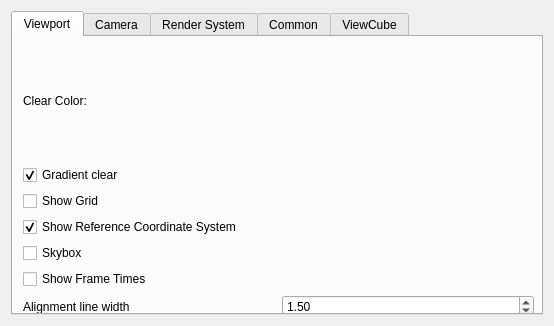
<?xml version="1.0" encoding="UTF-8"?>
<ui version="4.0">
 <class>PreferencesDialog</class>
 <widget class="QDialog" name="PreferencesDialog">
  <property name="geometry">
   <rect>
    <x>0</x>
    <y>0</y>
    <width>554</width>
    <height>326</height>
   </rect>
  </property>
  <property name="windowTitle">
   <string>Preferences</string>
  </property>
  <property name="windowIcon">
   <iconset resource="../Resources/OpenInfraPlatform.qrc">
    <normaloff>:/icons/icon.ico</normaloff>:/icons/icon.ico</iconset>
  </property>
  <layout class="QVBoxLayout" name="verticalLayout">
   <item>
    <widget class="QTabWidget" name="tabWidgetCommon">
     <property name="currentIndex">
      <number>0</number>
     </property>
     <widget class="QWidget" name="tabClearColor">
      <attribute name="title">
       <string>Viewport</string>
      </attribute>
      <widget class="QWidget" name="layoutWidget">
       <property name="geometry">
        <rect>
         <x>10</x>
         <y>0</y>
         <width>511</width>
         <height>281</height>
        </rect>
       </property>
       <layout class="QVBoxLayout" name="verticalLayout_2">
        <property name="topMargin">
         <number>5</number>
        </property>
        <item>
         <widget class="QLabel" name="label">
          <property name="text">
           <string>Clear Color:</string>
          </property>
         </widget>
        </item>
        <item>
         <widget class="QCheckBox" name="checkBoxGradientClear">
          <property name="text">
           <string>Gradient clear</string>
          </property>
          <property name="checked">
           <bool>true</bool>
          </property>
         </widget>
        </item>
        <item>
         <widget class="QCheckBox" name="checkBoxShowGrid">
          <property name="text">
           <string>Show Grid</string>
          </property>
         </widget>
        </item>
        <item>
         <widget class="QCheckBox" name="checkBoxShowReferenceCoordinateSystem">
          <property name="text">
           <string>Show Reference Coordinate System</string>
          </property>
          <property name="checked">
           <bool>true</bool>
          </property>
         </widget>
        </item>
        <item>
         <widget class="QCheckBox" name="checkBoxSkybox">
          <property name="text">
           <string>Skybox</string>
          </property>
         </widget>
        </item>
        <item>
         <widget class="QCheckBox" name="checkBoxShowFrameTimes">
          <property name="text">
           <string>Show Frame Times</string>
          </property>
         </widget>
        </item>
        <item>
         <layout class="QHBoxLayout" name="horizontalLayout">
          <item>
           <widget class="QLabel" name="label_2">
            <property name="text">
             <string>Alignment line width</string>
            </property>
           </widget>
          </item>
          <item>
           <widget class="QDoubleSpinBox" name="doubleSpinBoxAlignmentLineWidth">
            <property name="minimum">
             <double>1.000000000000000</double>
            </property>
            <property name="maximum">
             <double>10.000000000000000</double>
            </property>
            <property name="value">
             <double>1.500000000000000</double>
            </property>
           </widget>
          </item>
         </layout>
        </item>
       </layout>
      </widget>
     </widget>
     <widget class="QWidget" name="tabCamera">
      <attribute name="title">
       <string>Camera</string>
      </attribute>
      <widget class="QWidget" name="layoutWidget">
       <property name="geometry">
        <rect>
         <x>10</x>
         <y>0</y>
         <width>511</width>
         <height>141</height>
        </rect>
       </property>
       <layout class="QVBoxLayout" name="verticalLayout_3">
        <property name="topMargin">
         <number>5</number>
        </property>
        <item>
         <layout class="QHBoxLayout" name="horizontalLayout_2">
          <item>
           <widget class="QLabel" name="label_3">
            <property name="text">
             <string>Smooth View Transition Time</string>
            </property>
           </widget>
          </item>
          <item>
           <widget class="QDoubleSpinBox" name="doubleSpinBoxAnimationTime">
            <property name="maximum">
             <double>10.000000000000000</double>
            </property>
            <property name="value">
             <double>1.170000000000000</double>
            </property>
           </widget>
          </item>
         </layout>
        </item>
        <item>
         <layout class="QHBoxLayout" name="horizontalLayout_3">
          <item>
           <widget class="QLabel" name="label_4">
            <property name="text">
             <string>Near Clipping Plane Distance</string>
            </property>
           </widget>
          </item>
          <item>
           <widget class="QDoubleSpinBox" name="doubleSpinBoxNearPlane">
            <property name="singleStep">
             <double>0.100000000000000</double>
            </property>
            <property name="value">
             <double>0.100000000000000</double>
            </property>
           </widget>
          </item>
         </layout>
        </item>
        <item>
         <layout class="QHBoxLayout" name="horizontalLayout_4">
          <item>
           <widget class="QLabel" name="label_5">
            <property name="text">
             <string>Far Clipping Plane Distance</string>
            </property>
           </widget>
          </item>
          <item>
           <widget class="QDoubleSpinBox" name="doubleSpinBoxFarPlane">
            <property name="maximum">
             <double>999999.989999999990687</double>
            </property>
            <property name="value">
             <double>500.000000000000000</double>
            </property>
           </widget>
          </item>
         </layout>
        </item>
        <item>
         <widget class="Line" name="line">
          <property name="orientation">
           <enum>Qt::Horizontal</enum>
          </property>
         </widget>
        </item>
        <item>
         <widget class="QLabel" name="label_6">
          <property name="text">
           <string>Spectator Camera Mode Only</string>
          </property>
         </widget>
        </item>
        <item>
         <layout class="QHBoxLayout" name="horizontalLayout_5">
          <item>
           <widget class="QLabel" name="label_7">
            <property name="text">
             <string>Pan Speed</string>
            </property>
           </widget>
          </item>
          <item>
           <widget class="QDoubleSpinBox" name="doubleSpinBoxPanSpeed">
            <property name="value">
             <double>2.000000000000000</double>
            </property>
           </widget>
          </item>
         </layout>
        </item>
       </layout>
      </widget>
     </widget>
     <widget class="QWidget" name="tabRenderSystem">
      <attribute name="title">
       <string>Render System</string>
      </attribute>
      <layout class="QVBoxLayout" name="verticalLayout_4">
       <item>
        <layout class="QHBoxLayout" name="horizontalLayout_6">
         <item>
          <widget class="QLabel" name="label_8">
           <property name="enabled">
            <bool>false</bool>
           </property>
           <property name="text">
            <string>Render System</string>
           </property>
          </widget>
         </item>
         <item>
          <widget class="QComboBox" name="comboBoxRenderSystem">
           <property name="enabled">
            <bool>true</bool>
           </property>
           <property name="currentText">
            <string/>
           </property>
          </widget>
         </item>
        </layout>
       </item>
       <item>
        <widget class="QCheckBox" name="checkBoxMSAA">
         <property name="enabled">
          <bool>false</bool>
         </property>
         <property name="text">
          <string>Enable Multisample anti-aliasing</string>
         </property>
        </widget>
       </item>
       <item>
        <spacer name="verticalSpacer">
         <property name="orientation">
          <enum>Qt::Vertical</enum>
         </property>
         <property name="sizeHint" stdset="0">
          <size>
           <width>20</width>
           <height>40</height>
          </size>
         </property>
        </spacer>
       </item>
      </layout>
     </widget>
     <widget class="QWidget" name="tab">
      <attribute name="title">
       <string>Common</string>
      </attribute>
      <widget class="QLabel" name="label_9">
       <property name="geometry">
        <rect>
         <x>20</x>
         <y>20</y>
         <width>61</width>
         <height>21</height>
        </rect>
       </property>
       <property name="text">
        <string>Language</string>
       </property>
      </widget>
      <widget class="QComboBox" name="comboBoxLanguage">
       <property name="geometry">
        <rect>
         <x>130</x>
         <y>20</y>
         <width>221</width>
         <height>22</height>
        </rect>
       </property>
      </widget>
     </widget>
     <widget class="QWidget" name="tab_ViewCube">
      <attribute name="title">
       <string>ViewCube</string>
      </attribute>
      <widget class="QWidget" name="verticalLayoutWidget">
       <property name="geometry">
        <rect>
         <x>-1</x>
         <y>9</y>
         <width>531</width>
         <height>280</height>
        </rect>
       </property>
       <layout class="QVBoxLayout" name="verticalLayout_allViewCubeOptions" stretch="2,4">
        <property name="spacing">
         <number>8</number>
        </property>
        <property name="bottomMargin">
         <number>6</number>
        </property>
        <item>
         <layout class="QGridLayout" name="gridLayout_Settings" rowstretch="0,0,0,0" columnstretch="0,0,2" rowminimumheight="0,0,0,0">
          <property name="sizeConstraint">
           <enum>QLayout::SetDefaultConstraint</enum>
          </property>
          <property name="bottomMargin">
           <number>5</number>
          </property>
          <property name="horizontalSpacing">
           <number>5</number>
          </property>
          <property name="verticalSpacing">
           <number>10</number>
          </property>
          <item row="1" column="1">
           <layout class="QHBoxLayout" name="horizontalLayout_7">
            <property name="leftMargin">
             <number>6</number>
            </property>
            <property name="rightMargin">
             <number>5</number>
            </property>
            <item>
             <widget class="QCheckBox" name="checkBoxShowViewCube">
              <property name="sizePolicy">
               <sizepolicy hsizetype="Expanding" vsizetype="Preferred">
                <horstretch>0</horstretch>
                <verstretch>0</verstretch>
               </sizepolicy>
              </property>
              <property name="text">
               <string>Show ViewCube</string>
              </property>
              <property name="checked">
               <bool>true</bool>
              </property>
             </widget>
            </item>
            <item>
             <spacer name="horizontalSpacer_20">
              <property name="orientation">
               <enum>Qt::Horizontal</enum>
              </property>
              <property name="sizeType">
               <enum>QSizePolicy::Preferred</enum>
              </property>
              <property name="sizeHint" stdset="0">
               <size>
                <width>40</width>
                <height>20</height>
               </size>
              </property>
             </spacer>
            </item>
           </layout>
          </item>
          <item row="1" column="0">
           <layout class="QHBoxLayout" name="horizontalLayout_10">
            <item>
             <spacer name="horizontalSpacer_24">
              <property name="orientation">
               <enum>Qt::Horizontal</enum>
              </property>
              <property name="sizeType">
               <enum>QSizePolicy::Preferred</enum>
              </property>
              <property name="sizeHint" stdset="0">
               <size>
                <width>40</width>
                <height>20</height>
               </size>
              </property>
             </spacer>
            </item>
            <item>
             <widget class="QRadioButton" name="radioButtonStandard">
              <property name="sizePolicy">
               <sizepolicy hsizetype="Expanding" vsizetype="Preferred">
                <horstretch>0</horstretch>
                <verstretch>0</verstretch>
               </sizepolicy>
              </property>
              <property name="text">
               <string>Standard ViewCube</string>
              </property>
              <property name="checked">
               <bool>true</bool>
              </property>
             </widget>
            </item>
            <item>
             <spacer name="horizontalSpacer_23">
              <property name="orientation">
               <enum>Qt::Horizontal</enum>
              </property>
              <property name="sizeType">
               <enum>QSizePolicy::Preferred</enum>
              </property>
              <property name="sizeHint" stdset="0">
               <size>
                <width>40</width>
                <height>20</height>
               </size>
              </property>
             </spacer>
            </item>
           </layout>
          </item>
          <item row="2" column="1">
           <layout class="QHBoxLayout" name="horizontalLayout_19">
            <property name="leftMargin">
             <number>6</number>
            </property>
            <property name="rightMargin">
             <number>5</number>
            </property>
            <item>
             <widget class="QCheckBox" name="checkBoxShowCompass">
              <property name="enabled">
               <bool>false</bool>
              </property>
			  <property name="visible">
				<bool>false</bool>
			  </property>
              <property name="sizePolicy">
               <sizepolicy hsizetype="Expanding" vsizetype="Preferred">
                <horstretch>0</horstretch>
                <verstretch>0</verstretch>
               </sizepolicy>
              </property>
              <property name="text">
               <string>Show Compass</string>
              </property>
              <property name="checked">
               <bool>false</bool>
              </property>
             </widget>
            </item>
            <item>
             <spacer name="horizontalSpacer_31">
              <property name="orientation">
               <enum>Qt::Horizontal</enum>
              </property>
              <property name="sizeType">
               <enum>QSizePolicy::Preferred</enum>
              </property>
              <property name="sizeHint" stdset="0">
               <size>
                <width>40</width>
                <height>20</height>
               </size>
              </property>
             </spacer>
            </item>
           </layout>
          </item>
          <item row="3" column="0">
           <layout class="QHBoxLayout" name="horizontalLayout_18">
            <item>
             <spacer name="horizontalSpacer_27">
              <property name="orientation">
               <enum>Qt::Horizontal</enum>
              </property>
              <property name="sizeType">
               <enum>QSizePolicy::Preferred</enum>
              </property>
              <property name="sizeHint" stdset="0">
               <size>
                <width>40</width>
                <height>20</height>
               </size>
              </property>
             </spacer>
            </item>
            <item>
             <widget class="QRadioButton" name="radioButtonTextured">
              <property name="enabled">
               <bool>false</bool>
              </property>
			  <property name="visible">
				<bool>false</bool>
			  </property>
              <property name="sizePolicy">
               <sizepolicy hsizetype="Expanding" vsizetype="Preferred">
                <horstretch>0</horstretch>
                <verstretch>0</verstretch>
               </sizepolicy>
              </property>
              <property name="text">
               <string>Textured ViewCube</string>
              </property>
             </widget>
            </item>
            <item>
             <spacer name="horizontalSpacer_26">
              <property name="orientation">
               <enum>Qt::Horizontal</enum>
              </property>
              <property name="sizeType">
               <enum>QSizePolicy::Preferred</enum>
              </property>
              <property name="sizeHint" stdset="0">
               <size>
                <width>40</width>
                <height>20</height>
               </size>
              </property>
             </spacer>
            </item>
           </layout>
          </item>
          <item row="2" column="0">
           <layout class="QHBoxLayout" name="horizontalLayout_17">
            <item>
             <spacer name="horizontalSpacer_28">
              <property name="orientation">
               <enum>Qt::Horizontal</enum>
              </property>
              <property name="sizeType">
               <enum>QSizePolicy::Preferred</enum>
              </property>
              <property name="sizeHint" stdset="0">
               <size>
                <width>40</width>
                <height>20</height>
               </size>
              </property>
             </spacer>
            </item>
            <item>
             <widget class="QRadioButton" name="radioButtonLegacy">
              <property name="enabled">
               <bool>false</bool>
              </property>
			  <property name="visible">
				<bool>false</bool>
			  </property>
              <property name="sizePolicy">
               <sizepolicy hsizetype="Expanding" vsizetype="Preferred">
                <horstretch>0</horstretch>
                <verstretch>0</verstretch>
               </sizepolicy>
              </property>
              <property name="text">
               <string>Legacy View Cube</string>
              </property>
              <property name="checked">
               <bool>false</bool>
              </property>
             </widget>
            </item>
            <item>
             <spacer name="horizontalSpacer_29">
              <property name="orientation">
               <enum>Qt::Horizontal</enum>
              </property>
              <property name="sizeType">
               <enum>QSizePolicy::Preferred</enum>
              </property>
              <property name="sizeHint" stdset="0">
               <size>
                <width>40</width>
                <height>20</height>
               </size>
              </property>
             </spacer>
            </item>
           </layout>
          </item>
          <item row="3" column="1">
           <layout class="QHBoxLayout" name="horizontalLayout_20">
            <property name="leftMargin">
             <number>6</number>
            </property>
            <property name="rightMargin">
             <number>5</number>
            </property>
            <item>
             <widget class="QCheckBox" name="checkBoxShowRotationArrows">
              <property name="enabled">
               <bool>false</bool>
              </property>
			  <property name="visible">
				<bool>false</bool>
			  </property>
              <property name="sizePolicy">
               <sizepolicy hsizetype="Expanding" vsizetype="Preferred">
                <horstretch>0</horstretch>
                <verstretch>0</verstretch>
               </sizepolicy>
              </property>
              <property name="text">
               <string>Show Rotation Arrows</string>
              </property>
              <property name="checked">
               <bool>false</bool>
              </property>
             </widget>
            </item>
            <item>
             <spacer name="horizontalSpacer_33">
              <property name="orientation">
               <enum>Qt::Horizontal</enum>
              </property>
              <property name="sizeType">
               <enum>QSizePolicy::Preferred</enum>
              </property>
              <property name="sizeHint" stdset="0">
               <size>
                <width>40</width>
                <height>20</height>
               </size>
              </property>
             </spacer>
            </item>
           </layout>
          </item>
          <item row="1" column="2">
           <layout class="QHBoxLayout" name="horizontalLayout_21">
            <item>
             <spacer name="horizontalSpacer_19">
              <property name="orientation">
               <enum>Qt::Horizontal</enum>
              </property>
              <property name="sizeHint" stdset="0">
               <size>
                <width>40</width>
                <height>20</height>
               </size>
              </property>
             </spacer>
            </item>
            <item>
             <widget class="QPushButton" name="pushButton_Import">
              <property name="text">
               <string>Import</string>
              </property>
             </widget>
            </item>
            <item>
             <spacer name="horizontalSpacer_21">
              <property name="orientation">
               <enum>Qt::Horizontal</enum>
              </property>
              <property name="sizeHint" stdset="0">
               <size>
                <width>40</width>
                <height>20</height>
               </size>
              </property>
             </spacer>
            </item>
           </layout>
          </item>
          <item row="2" column="2">
           <layout class="QHBoxLayout" name="horizontalLayout_22">
            <item>
             <spacer name="horizontalSpacer">
              <property name="orientation">
               <enum>Qt::Horizontal</enum>
              </property>
              <property name="sizeType">
               <enum>QSizePolicy::Preferred</enum>
              </property>
              <property name="sizeHint" stdset="0">
               <size>
                <width>40</width>
                <height>20</height>
               </size>
              </property>
             </spacer>
            </item>
            <item>
             <widget class="QPushButton" name="pushButton_Export">
              <property name="text">
               <string>Export</string>
              </property>
             </widget>
            </item>
            <item>
             <spacer name="horizontalSpacer_2">
              <property name="orientation">
               <enum>Qt::Horizontal</enum>
              </property>
              <property name="sizeType">
               <enum>QSizePolicy::Preferred</enum>
              </property>
              <property name="sizeHint" stdset="0">
               <size>
                <width>40</width>
                <height>20</height>
               </size>
              </property>
             </spacer>
            </item>
           </layout>
          </item>
          <item row="3" column="2">
           <layout class="QHBoxLayout" name="horizontalLayout_23">
            <item>
             <spacer name="horizontalSpacer_25">
              <property name="orientation">
               <enum>Qt::Horizontal</enum>
              </property>
              <property name="sizeType">
               <enum>QSizePolicy::Preferred</enum>
              </property>
              <property name="sizeHint" stdset="0">
               <size>
                <width>40</width>
                <height>20</height>
               </size>
              </property>
             </spacer>
            </item>
           </layout>
          </item>
         </layout>
        </item>
        <item>
         <layout class="QGridLayout" name="gridLayout_Configurations" columnstretch="0,0,2">
          <property name="topMargin">
           <number>5</number>
          </property>
          <property name="bottomMargin">
           <number>10</number>
          </property>
          <property name="horizontalSpacing">
           <number>5</number>
          </property>
          <property name="verticalSpacing">
           <number>15</number>
          </property>
          <item row="0" column="0">
           <layout class="QHBoxLayout" name="horizontalLayout_8">
            <item>
             <spacer name="horizontalSpacer_3">
              <property name="orientation">
               <enum>Qt::Horizontal</enum>
              </property>
              <property name="sizeType">
               <enum>QSizePolicy::Preferred</enum>
              </property>
              <property name="sizeHint" stdset="0">
               <size>
                <width>40</width>
                <height>20</height>
               </size>
              </property>
             </spacer>
            </item>
            <item>
             <widget class="QPushButton" name="pushButtonFaceColor">
              <property name="enabled">
               <bool>true</bool>
              </property>
              <property name="text">
               <string>Face Color</string>
              </property>
             </widget>
            </item>
            <item>
             <spacer name="horizontalSpacer_4">
              <property name="orientation">
               <enum>Qt::Horizontal</enum>
              </property>
              <property name="sizeType">
               <enum>QSizePolicy::Preferred</enum>
              </property>
              <property name="sizeHint" stdset="0">
               <size>
                <width>40</width>
                <height>20</height>
               </size>
              </property>
             </spacer>
            </item>
           </layout>
          </item>
          <item row="1" column="0">
           <layout class="QHBoxLayout" name="horizontalLayout_9">
            <item>
             <spacer name="horizontalSpacer_5">
              <property name="orientation">
               <enum>Qt::Horizontal</enum>
              </property>
              <property name="sizeType">
               <enum>QSizePolicy::Preferred</enum>
              </property>
              <property name="sizeHint" stdset="0">
               <size>
                <width>40</width>
                <height>20</height>
               </size>
              </property>
             </spacer>
            </item>
            <item>
             <widget class="QPushButton" name="pushButtonBorderColor">
              <property name="enabled">
               <bool>true</bool>
              </property>
              <property name="text">
               <string>Border Color</string>
              </property>
             </widget>
            </item>
            <item>
             <spacer name="horizontalSpacer_6">
              <property name="orientation">
               <enum>Qt::Horizontal</enum>
              </property>
              <property name="sizeType">
               <enum>QSizePolicy::Preferred</enum>
              </property>
              <property name="sizeHint" stdset="0">
               <size>
                <width>40</width>
                <height>20</height>
               </size>
              </property>
             </spacer>
            </item>
           </layout>
          </item>
          <item row="2" column="0">
           <layout class="QHBoxLayout" name="horizontalLayout_11">
            <item>
             <spacer name="horizontalSpacer_7">
              <property name="orientation">
               <enum>Qt::Horizontal</enum>
              </property>
              <property name="sizeType">
               <enum>QSizePolicy::Preferred</enum>
              </property>
              <property name="sizeHint" stdset="0">
               <size>
                <width>40</width>
                <height>20</height>
               </size>
              </property>
             </spacer>
            </item>
            <item>
             <widget class="QPushButton" name="pushButtonHighlightColor">
              <property name="enabled">
               <bool>true</bool>
              </property>
              <property name="text">
               <string>Highlight Color</string>
              </property>
             </widget>
            </item>
            <item>
             <spacer name="horizontalSpacer_8">
              <property name="orientation">
               <enum>Qt::Horizontal</enum>
              </property>
              <property name="sizeType">
               <enum>QSizePolicy::Preferred</enum>
              </property>
              <property name="sizeHint" stdset="0">
               <size>
                <width>40</width>
                <height>20</height>
               </size>
              </property>
             </spacer>
            </item>
           </layout>
          </item>
          <item row="3" column="0">
           <layout class="QHBoxLayout" name="horizontalLayout_12">
            <item>
             <spacer name="horizontalSpacer_9">
              <property name="orientation">
               <enum>Qt::Horizontal</enum>
              </property>
              <property name="sizeType">
               <enum>QSizePolicy::Preferred</enum>
              </property>
              <property name="sizeHint" stdset="0">
               <size>
                <width>40</width>
                <height>20</height>
               </size>
              </property>
             </spacer>
            </item>
            <item>
             <widget class="QPushButton" name="pushButtonTextColor">
              <property name="enabled">
               <bool>true</bool>
              </property>
              <property name="sizePolicy">
               <sizepolicy hsizetype="Minimum" vsizetype="Fixed">
                <horstretch>0</horstretch>
                <verstretch>0</verstretch>
               </sizepolicy>
              </property>
              <property name="text">
               <string>Text Color</string>
              </property>
             </widget>
            </item>
            <item>
             <spacer name="horizontalSpacer_10">
              <property name="orientation">
               <enum>Qt::Horizontal</enum>
              </property>
              <property name="sizeType">
               <enum>QSizePolicy::Preferred</enum>
              </property>
              <property name="sizeHint" stdset="0">
               <size>
                <width>40</width>
                <height>20</height>
               </size>
              </property>
             </spacer>
            </item>
           </layout>
          </item>
          <item row="3" column="1">
           <layout class="QHBoxLayout" name="horizontalLayout_13">
            <property name="leftMargin">
             <number>5</number>
            </property>
            <property name="rightMargin">
             <number>5</number>
            </property>
            <item>
             <spacer name="horizontalSpacer_15">
              <property name="orientation">
               <enum>Qt::Horizontal</enum>
              </property>
              <property name="sizeType">
               <enum>QSizePolicy::Preferred</enum>
              </property>
              <property name="sizeHint" stdset="0">
               <size>
                <width>40</width>
                <height>20</height>
               </size>
              </property>
             </spacer>
            </item>
            <item>
             <widget class="QLabel" name="label_Size">
              <property name="enabled">
               <bool>true</bool>
              </property>
              <property name="text">
               <string>Size</string>
              </property>
             </widget>
            </item>
            <item>
             <spacer name="horizontalSpacer_14">
              <property name="orientation">
               <enum>Qt::Horizontal</enum>
              </property>
              <property name="sizeHint" stdset="0">
               <size>
                <width>40</width>
                <height>20</height>
               </size>
              </property>
             </spacer>
            </item>
           </layout>
          </item>
          <item row="0" column="1">
           <layout class="QHBoxLayout" name="horizontalLayout_14">
            <property name="leftMargin">
             <number>5</number>
            </property>
            <property name="rightMargin">
             <number>5</number>
            </property>
            <item>
             <spacer name="horizontalSpacer_18">
              <property name="orientation">
               <enum>Qt::Horizontal</enum>
              </property>
              <property name="sizeType">
               <enum>QSizePolicy::Preferred</enum>
              </property>
              <property name="sizeHint" stdset="0">
               <size>
                <width>40</width>
                <height>20</height>
               </size>
              </property>
             </spacer>
            </item>
            <item>
             <widget class="QLabel" name="label_BoundHeight">
              <property name="enabled">
               <bool>true</bool>
              </property>
              <property name="text">
               <string>Bound Height</string>
              </property>
              <property name="alignment">
               <set>Qt::AlignLeading|Qt::AlignLeft|Qt::AlignVCenter</set>
              </property>
             </widget>
            </item>
            <item>
             <spacer name="horizontalSpacer_12">
              <property name="orientation">
               <enum>Qt::Horizontal</enum>
              </property>
              <property name="sizeHint" stdset="0">
               <size>
                <width>40</width>
                <height>20</height>
               </size>
              </property>
             </spacer>
            </item>
           </layout>
          </item>
          <item row="1" column="1">
           <layout class="QHBoxLayout" name="horizontalLayout_15">
            <property name="leftMargin">
             <number>5</number>
            </property>
            <property name="rightMargin">
             <number>5</number>
            </property>
            <item>
             <spacer name="horizontalSpacer_17">
              <property name="orientation">
               <enum>Qt::Horizontal</enum>
              </property>
              <property name="sizeType">
               <enum>QSizePolicy::Preferred</enum>
              </property>
              <property name="sizeHint" stdset="0">
               <size>
                <width>40</width>
                <height>20</height>
               </size>
              </property>
             </spacer>
            </item>
            <item>
             <widget class="QLabel" name="label_InnerBoundWidth">
              <property name="enabled">
               <bool>true</bool>
              </property>
              <property name="text">
               <string>Inner Bound Width</string>
              </property>
              <property name="alignment">
               <set>Qt::AlignLeading|Qt::AlignLeft|Qt::AlignVCenter</set>
              </property>
             </widget>
            </item>
            <item>
             <spacer name="horizontalSpacer_11">
              <property name="orientation">
               <enum>Qt::Horizontal</enum>
              </property>
              <property name="sizeHint" stdset="0">
               <size>
                <width>40</width>
                <height>20</height>
               </size>
              </property>
             </spacer>
            </item>
           </layout>
          </item>
          <item row="2" column="1">
           <layout class="QHBoxLayout" name="horizontalLayout_16">
            <property name="leftMargin">
             <number>5</number>
            </property>
            <property name="rightMargin">
             <number>5</number>
            </property>
            <item>
             <spacer name="horizontalSpacer_16">
              <property name="orientation">
               <enum>Qt::Horizontal</enum>
              </property>
              <property name="sizeType">
               <enum>QSizePolicy::Preferred</enum>
              </property>
              <property name="sizeHint" stdset="0">
               <size>
                <width>40</width>
                <height>20</height>
               </size>
              </property>
             </spacer>
            </item>
            <item>
             <widget class="QLabel" name="label_OuterBoundWidth">
              <property name="enabled">
               <bool>true</bool>
              </property>
              <property name="text">
               <string>Outer Bound Width</string>
              </property>
             </widget>
            </item>
            <item>
             <spacer name="horizontalSpacer_13">
              <property name="orientation">
               <enum>Qt::Horizontal</enum>
              </property>
              <property name="sizeHint" stdset="0">
               <size>
                <width>40</width>
                <height>20</height>
               </size>
              </property>
             </spacer>
            </item>
           </layout>
          </item>
          <item row="2" column="2">
           <widget class="QDoubleSpinBox" name="doubleSpinBoxOuterBoundWidth">
            <property name="enabled">
             <bool>true</bool>
            </property>
            <property name="sizePolicy">
             <sizepolicy hsizetype="Minimum" vsizetype="Minimum">
              <horstretch>0</horstretch>
              <verstretch>0</verstretch>
             </sizepolicy>
            </property>
            <property name="decimals">
             <number>4</number>
            </property>
            <property name="minimum">
             <double>0.005000000000000</double>
            </property>
            <property name="maximum">
             <double>0.200000000000000</double>
            </property>
            <property name="singleStep">
             <double>0.001000000000000</double>
            </property>
            <property name="value">
             <double>0.015500000000000</double>
            </property>
           </widget>
          </item>
          <item row="1" column="2">
           <widget class="QDoubleSpinBox" name="doubleSpinBoxInnerBoundWidth">
            <property name="enabled">
             <bool>true</bool>
            </property>
            <property name="sizePolicy">
             <sizepolicy hsizetype="Minimum" vsizetype="Preferred">
              <horstretch>0</horstretch>
              <verstretch>0</verstretch>
             </sizepolicy>
            </property>
            <property name="decimals">
             <number>4</number>
            </property>
            <property name="minimum">
             <double>0.001000000000000</double>
            </property>
            <property name="maximum">
             <double>0.200000000000000</double>
            </property>
            <property name="singleStep">
             <double>0.001000000000000</double>
            </property>
            <property name="value">
             <double>0.011500000000000</double>
            </property>
           </widget>
          </item>
          <item row="0" column="2">
           <widget class="QDoubleSpinBox" name="doubleSpinBoxBoundHeight">
            <property name="enabled">
             <bool>true</bool>
            </property>
            <property name="sizePolicy">
             <sizepolicy hsizetype="Minimum" vsizetype="Preferred">
              <horstretch>0</horstretch>
              <verstretch>0</verstretch>
             </sizepolicy>
            </property>
            <property name="decimals">
             <number>4</number>
            </property>
            <property name="minimum">
             <double>0.010000000000000</double>
            </property>
            <property name="maximum">
             <double>0.490000000000000</double>
            </property>
            <property name="singleStep">
             <double>0.010000000000000</double>
            </property>
            <property name="value">
             <double>0.230000000000000</double>
            </property>
           </widget>
          </item>
          <item row="3" column="2">
           <widget class="QDoubleSpinBox" name="doubleSpinBoxSize">
            <property name="enabled">
             <bool>true</bool>
            </property>
            <property name="sizePolicy">
             <sizepolicy hsizetype="Preferred" vsizetype="Preferred">
              <horstretch>0</horstretch>
              <verstretch>0</verstretch>
             </sizepolicy>
            </property>
            <property name="maximum">
             <double>5.000000000000000</double>
            </property>
            <property name="singleStep">
             <double>0.100000000000000</double>
            </property>
            <property name="value">
             <double>1.000000000000000</double>
            </property>
           </widget>
          </item>
         </layout>
        </item>
       </layout>
      </widget>
     </widget>
    </widget>
   </item>
  </layout>
 </widget>
 <resources>
  <include location="../Resources/OpenInfraPlatform.qrc"/>
 </resources>
 <connections/>
</ui>
